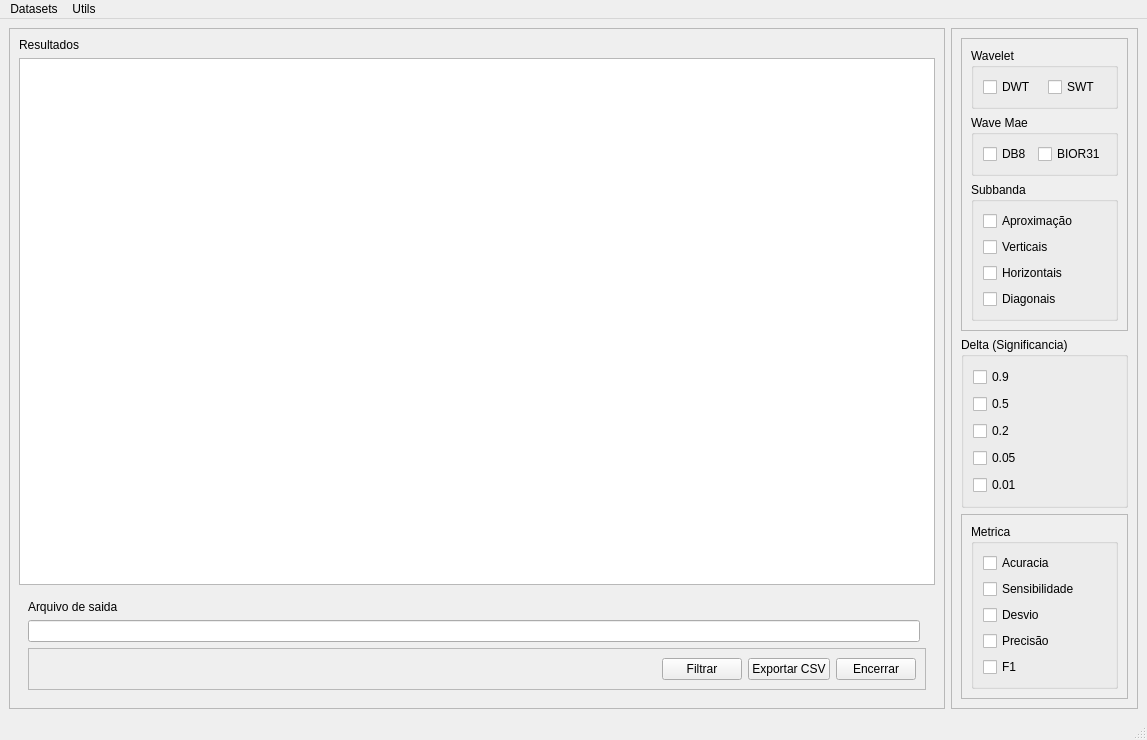
<?xml version="1.0" encoding="UTF-8"?>
<ui version="4.0">
 <class>MainWindow</class>
 <widget class="QMainWindow" name="MainWindow">
  <property name="geometry">
   <rect>
    <x>0</x>
    <y>0</y>
    <width>1147</width>
    <height>740</height>
   </rect>
  </property>
  <property name="windowTitle">
   <string>MainWindow</string>
  </property>
  <widget class="QWidget" name="centralwidget">
   <layout class="QHBoxLayout" name="horizontalLayout_3">
    <item>
     <widget class="QSplitter" name="splitter_2">
      <property name="orientation">
       <enum>Qt::Horizontal</enum>
      </property>
      <widget class="QFrame" name="frame_dataset">
       <property name="accessibleName">
        <string>Dataset</string>
       </property>
       <property name="accessibleDescription">
        <string>Dataset</string>
       </property>
       <property name="frameShape">
        <enum>QFrame::StyledPanel</enum>
       </property>
       <property name="frameShadow">
        <enum>QFrame::Raised</enum>
       </property>
       <layout class="QGridLayout" name="gridLayout">
        <item row="0" column="0">
         <widget class="QLabel" name="label_11">
          <property name="text">
           <string>Resultados</string>
          </property>
         </widget>
        </item>
        <item row="1" column="0">
         <widget class="QTableView" name="tbResults"/>
        </item>
        <item row="2" column="0">
         <widget class="QFrame" name="frame_6">
          <property name="sizePolicy">
           <sizepolicy hsizetype="Preferred" vsizetype="Fixed">
            <horstretch>0</horstretch>
            <verstretch>0</verstretch>
           </sizepolicy>
          </property>
          <property name="frameShape">
           <enum>QFrame::NoFrame</enum>
          </property>
          <property name="frameShadow">
           <enum>QFrame::Raised</enum>
          </property>
          <layout class="QGridLayout" name="gridLayout_6">
           <item row="5" column="0">
            <widget class="QLineEdit" name="leResultFile"/>
           </item>
           <item row="6" column="0" colspan="2">
            <widget class="QFrame" name="frame_7">
             <property name="frameShape">
              <enum>QFrame::StyledPanel</enum>
             </property>
             <property name="frameShadow">
              <enum>QFrame::Raised</enum>
             </property>
             <layout class="QGridLayout" name="gridLayout_7">
              <item row="0" column="0">
               <spacer name="horizontalSpacer_3">
                <property name="orientation">
                 <enum>Qt::Horizontal</enum>
                </property>
                <property name="sizeHint" stdset="0">
                 <size>
                  <width>125</width>
                  <height>20</height>
                 </size>
                </property>
               </spacer>
              </item>
              <item row="0" column="2">
               <widget class="QPushButton" name="btexportar">
                <property name="toolTip">
                 <string>Chama a tela de edição</string>
                </property>
                <property name="text">
                 <string>Exportar CSV</string>
                </property>
               </widget>
              </item>
              <item row="0" column="1">
               <widget class="QPushButton" name="btfiltrar">
                <property name="toolTip">
                 <string>Apresenta os dados na parte inferior desta &quot;tela&quot;</string>
                </property>
                <property name="text">
                 <string>Filtrar</string>
                </property>
               </widget>
              </item>
              <item row="0" column="3">
               <widget class="QPushButton" name="btencerrar">
                <property name="toolTip">
                 <string>Calcula resultados com redutores Anova+Percentil</string>
                </property>
                <property name="text">
                 <string>Encerrar</string>
                </property>
               </widget>
              </item>
             </layout>
            </widget>
           </item>
           <item row="4" column="0">
            <widget class="QLabel" name="label">
             <property name="text">
              <string>Arquivo de saida</string>
             </property>
            </widget>
           </item>
          </layout>
         </widget>
        </item>
       </layout>
      </widget>
     </widget>
    </item>
    <item>
     <widget class="QFrame" name="frame_4">
      <property name="frameShape">
       <enum>QFrame::StyledPanel</enum>
      </property>
      <property name="frameShadow">
       <enum>QFrame::Raised</enum>
      </property>
      <layout class="QVBoxLayout" name="verticalLayout_5">
       <item>
        <widget class="QFrame" name="frame_3">
         <property name="frameShape">
          <enum>QFrame::StyledPanel</enum>
         </property>
         <property name="frameShadow">
          <enum>QFrame::Raised</enum>
         </property>
         <layout class="QVBoxLayout" name="verticalLayout_3">
          <item>
           <widget class="QGroupBox" name="gbwave">
            <property name="title">
             <string>Wavelet</string>
            </property>
            <layout class="QHBoxLayout" name="horizontalLayout">
             <item>
              <widget class="QCheckBox" name="cbdw">
               <property name="text">
                <string>DWT</string>
               </property>
              </widget>
             </item>
             <item>
              <widget class="QCheckBox" name="cbswt">
               <property name="text">
                <string>SWT</string>
               </property>
              </widget>
             </item>
            </layout>
           </widget>
          </item>
          <item>
           <widget class="QGroupBox" name="gbwmae">
            <property name="title">
             <string>Wave Mae</string>
            </property>
            <layout class="QHBoxLayout" name="horizontalLayout_2">
             <item>
              <widget class="QCheckBox" name="cbdb8">
               <property name="text">
                <string>DB8</string>
               </property>
              </widget>
             </item>
             <item>
              <widget class="QCheckBox" name="cbbio31">
               <property name="text">
                <string>BIOR31</string>
               </property>
              </widget>
             </item>
            </layout>
           </widget>
          </item>
          <item>
           <widget class="QGroupBox" name="gbsubbanda">
            <property name="title">
             <string>Subbanda</string>
            </property>
            <layout class="QVBoxLayout" name="verticalLayout_4">
             <item>
              <widget class="QCheckBox" name="cbaproximacao">
               <property name="text">
                <string>Aproximação</string>
               </property>
              </widget>
             </item>
             <item>
              <widget class="QCheckBox" name="cbverticais">
               <property name="text">
                <string>Verticais</string>
               </property>
              </widget>
             </item>
             <item>
              <widget class="QCheckBox" name="cborizontais">
               <property name="text">
                <string>Horizontais</string>
               </property>
              </widget>
             </item>
             <item>
              <widget class="QCheckBox" name="cddiagonais">
               <property name="text">
                <string>Diagonais</string>
               </property>
              </widget>
             </item>
            </layout>
           </widget>
          </item>
         </layout>
        </widget>
       </item>
       <item>
        <widget class="QGroupBox" name="gbdelta">
         <property name="title">
          <string>Delta (Significancia)</string>
         </property>
         <layout class="QVBoxLayout" name="verticalLayout_2">
          <item>
           <widget class="QCheckBox" name="cb09">
            <property name="text">
             <string>0.9</string>
            </property>
           </widget>
          </item>
          <item>
           <widget class="QCheckBox" name="cb05">
            <property name="text">
             <string>0.5</string>
            </property>
           </widget>
          </item>
          <item>
           <widget class="QCheckBox" name="cb02">
            <property name="text">
             <string>0.2</string>
            </property>
           </widget>
          </item>
          <item>
           <widget class="QCheckBox" name="cb005">
            <property name="text">
             <string>0.05</string>
            </property>
           </widget>
          </item>
          <item>
           <widget class="QCheckBox" name="cb001">
            <property name="text">
             <string>0.01</string>
            </property>
           </widget>
          </item>
         </layout>
        </widget>
       </item>
       <item>
        <widget class="QFrame" name="frame">
         <property name="frameShape">
          <enum>QFrame::StyledPanel</enum>
         </property>
         <property name="frameShadow">
          <enum>QFrame::Raised</enum>
         </property>
         <layout class="QVBoxLayout" name="verticalLayout">
          <item>
           <widget class="QGroupBox" name="gbmetricas">
            <property name="title">
             <string>Metrica</string>
            </property>
            <layout class="QVBoxLayout" name="verticalLayout_7">
             <item>
              <widget class="QCheckBox" name="cbacuracia">
               <property name="text">
                <string>Acuracia</string>
               </property>
              </widget>
             </item>
             <item>
              <widget class="QCheckBox" name="cdsensibilidade">
               <property name="text">
                <string>Sensibilidade</string>
               </property>
              </widget>
             </item>
             <item>
              <widget class="QCheckBox" name="cbdesvio">
               <property name="text">
                <string>Desvio</string>
               </property>
              </widget>
             </item>
             <item>
              <widget class="QCheckBox" name="cbf1_2">
               <property name="text">
                <string>Precisão</string>
               </property>
              </widget>
             </item>
             <item>
              <widget class="QCheckBox" name="cbf1">
               <property name="text">
                <string>F1</string>
               </property>
              </widget>
             </item>
            </layout>
           </widget>
          </item>
         </layout>
        </widget>
       </item>
      </layout>
     </widget>
    </item>
   </layout>
  </widget>
  <widget class="QMenuBar" name="menubar">
   <property name="geometry">
    <rect>
     <x>0</x>
     <y>0</y>
     <width>1147</width>
     <height>18</height>
    </rect>
   </property>
   <widget class="QMenu" name="menuDatasets">
    <property name="title">
     <string>Datasets</string>
    </property>
    <addaction name="separator"/>
    <addaction name="actIncluiDataset"/>
    <addaction name="actBrowseds"/>
   </widget>
   <widget class="QMenu" name="menuUtils">
    <property name="title">
     <string>Utils</string>
    </property>
    <addaction name="actToGray"/>
    <addaction name="actToHSV"/>
    <addaction name="actSplitRGB"/>
    <addaction name="actrgb2hsv"/>
    <addaction name="actCalcAtributos"/>
   </widget>
   <addaction name="menuDatasets"/>
   <addaction name="menuUtils"/>
  </widget>
  <widget class="QStatusBar" name="statusbar"/>
  <action name="actIncluiDataset">
   <property name="text">
    <string>Inclusao</string>
   </property>
  </action>
  <action name="actBrowseds">
   <property name="text">
    <string>Bowse</string>
   </property>
  </action>
  <action name="actIncluiExp">
   <property name="text">
    <string>Inclusao</string>
   </property>
  </action>
  <action name="actBrowseExp">
   <property name="text">
    <string>Resultados</string>
   </property>
  </action>
  <action name="actrgb2hsv">
   <property name="text">
    <string>Tracking Color (Red and Blue)</string>
   </property>
  </action>
  <action name="actSplitRGB">
   <property name="text">
    <string>Split RGB</string>
   </property>
  </action>
  <action name="actToGray">
   <property name="text">
    <string>Convert to gray</string>
   </property>
  </action>
  <action name="actToHSV">
   <property name="text">
    <string>Convert to HSV</string>
   </property>
  </action>
  <action name="actCalcAtributos">
   <property name="text">
    <string>Calc Atributos Subbandas</string>
   </property>
  </action>
 </widget>
 <tabstops>
  <tabstop>tbResults</tabstop>
 </tabstops>
 <resources/>
 <connections/>
</ui>
